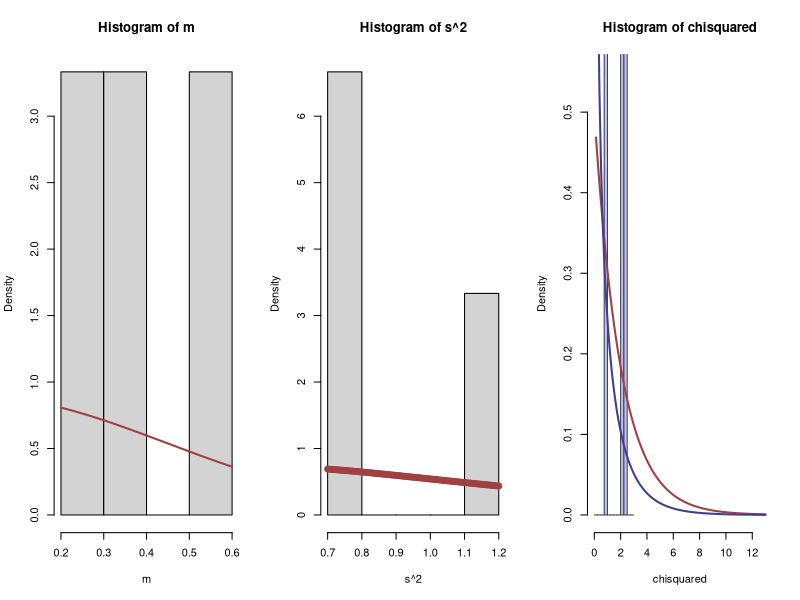

Write R code to recreate this figure.
#
# Simulate data, one iteration per column of `x`.
#
n <- 20
n.sim <- 1e4

n <- 5
n.sim <- 3

bins <- qnorm(seq(0, 1, 1/4))
x <- matrix(rnorm(n*n.sim), nrow=n)
#
# Compute statistics.
#

# compute mean of each column
m <- colMeans(x)

# compute std dev of each column
s <- apply(sweep(x, 2, m), 2, sd)

# for each column, count and bin the elements (rows)
# create "count" where
# rows are bins 1,2,3,4
# cols are the 10,000 simulations
counts <- apply(matrix(as.numeric(cut(x, bins)), nrow=n), 2, tabulate, nbins=4)

#   for each m[i], s[i] pair, i = 1,...,n.sim
#      generate cdf[i] = pnorm(bins, m[i], s[i]) corresponding to the vector of percentiles given by "bins"
#      calculate diff( cdf[i] ) i.e. calculate the increment sizes in the "Y-axis"
#      calculate the expected number of entities in each bin by multiplying diff( cdf[i] ) with n
expectations <- mapply(function(m,s) n*diff(pnorm(bins, m, s)), m, s)

# compute the chi-squared statistic for each column: for each column,
#  1) for each element (row), calculate chi2 = ( count-expectation )^2/expectation
#  2) sum all the chi2's; this is done using colSums function
chisquared <- colSums((counts - expectations)^2 / expectations)
#
# Plot histograms of means, variances, and chi-squared stats.  The first
# two confirm all is working as expected.
#
mfrow <- par("mfrow")
par(mfrow=c(1,3))
red <- "#a04040"  # Intended to show correct distributions
blue <- "#404090" # To show the putative chi-squared distribution

# plot 1
hist(m, freq=FALSE)
curve(dnorm(x, sd=1/sqrt(n)), add=TRUE, col=red, lwd=2)

# plot 2
hist(s^2, freq=FALSE)
# note: the "x" in curve below is a variable, not the same x above !!!
curve(dchisq(x*(n-1), df=n-1)*(n-1), type="p",pch=1, add=TRUE, col=red, lwd=2)


# plot 3
hist(chisquared, freq=FALSE, breaks=seq(0, ceiling(max(chisquared)), 1/4), 
     xlim=c(0, 13), ylim=c(0, 0.55), 
     col="#c0c0ff", border="#404040")
curve(ifelse(x <= 0, Inf, dchisq(x, df=2)), add=TRUE, col=red, lwd=2)
curve(ifelse(x <= 0, Inf, dchisq(x, df=1)), add=TRUE, col=blue, lwd=2)

par(mfrow=mfrow)